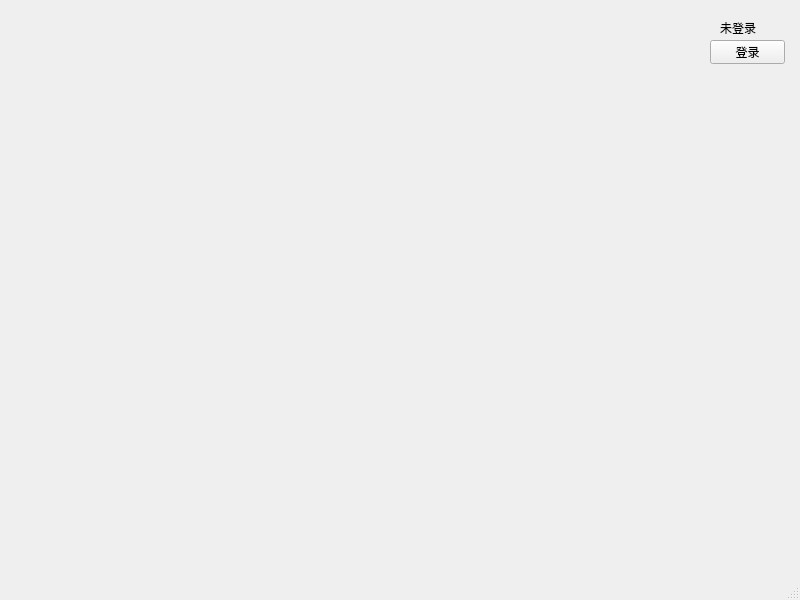
<?xml version="1.0" encoding="UTF-8"?>
<ui version="4.0">
 <class>MainWindow</class>
 <widget class="QMainWindow" name="MainWindow">
  <property name="geometry">
   <rect>
    <x>0</x>
    <y>0</y>
    <width>800</width>
    <height>600</height>
   </rect>
  </property>
  <property name="windowTitle">
   <string>MainWindow</string>
  </property>
  <widget class="QWidget" name="centralwidget">
   <widget class="QPushButton" name="btnLogin">
    <property name="geometry">
     <rect>
      <x>710</x>
      <y>40</y>
      <width>75</width>
      <height>24</height>
     </rect>
    </property>
    <property name="text">
     <string>登录</string>
    </property>
   </widget>
   <widget class="QLabel" name="labelUser">
    <property name="geometry">
     <rect>
      <x>720</x>
      <y>20</y>
      <width>54</width>
      <height>16</height>
     </rect>
    </property>
    <property name="text">
     <string>未登录</string>
    </property>
   </widget>
  </widget>
  <widget class="QMenuBar" name="menubar">
   <property name="geometry">
    <rect>
     <x>0</x>
     <y>0</y>
     <width>800</width>
     <height>22</height>
    </rect>
   </property>
  </widget>
  <widget class="QStatusBar" name="statusbar"/>
 </widget>
 <resources/>
 <connections/>
</ui>
